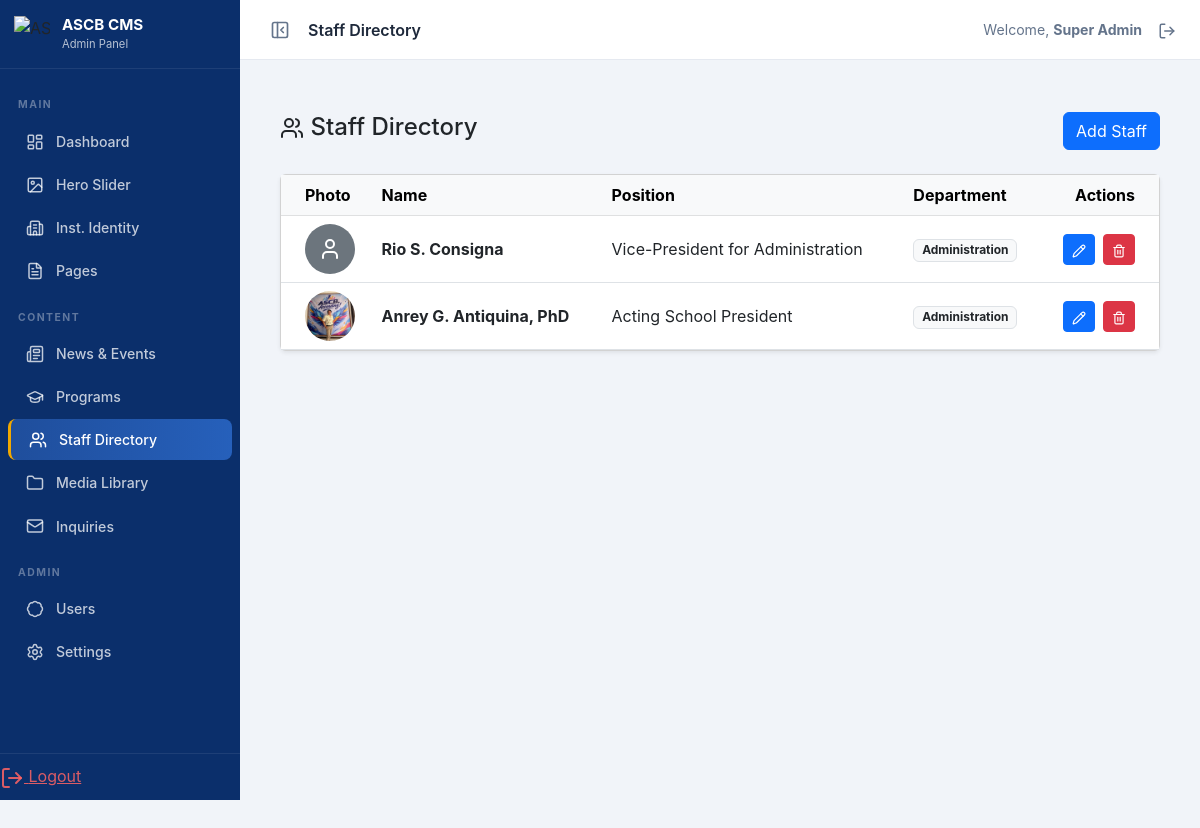
Page /admin/modules/staff/index.php (signed in) on the committed database.
### tables this page shows
CREATE TABLE `staff_directory` (
  `id` int(11) NOT NULL,
  `name` varchar(100) NOT NULL,
  `position` varchar(100) NOT NULL,
  `department` varchar(100) DEFAULT NULL,
  `photo` varchar(255) DEFAULT NULL,
  `sort_order` int(11) DEFAULT 0,
  `created_at` timestamp NOT NULL DEFAULT current_timestamp()
);

### app/core/Database.php (called while the page is built, shortened)
<?php
class Database {
    private $host = DB_HOST;
    private $user = DB_USER;
    private $pass = DB_PASS;
    private $dbname = DB_NAME;
    private $dbh;
    private $stmt;
    private static $instance = null;
    private function __construct() {
        $dsn = 'mysql:host=' . $this->host . ';dbname=' . $this->dbname;
        $options = array(
            PDO::ATTR_PERSISTENT => false,
            PDO::ATTR_ERRMODE => PDO::ERRMODE_EXCEPTION,
            PDO::ATTR_DEFAULT_FETCH_MODE => PDO::FETCH_OBJ
        );
        try {
            $this->dbh = new PDO($dsn, $this->user, $this->pass, $options);
        } catch(PDOException $e) {
            $this->error = $e->getMessage();
            echo "Database Connection Error: " . $this->error;
        }
    }
    public static function getInstance() {
        if (self::$instance == null) {
            self::$instance = new Database();
        }
        return self::$instance;
    }
    public function query($sql) {
        $this->stmt = $this->dbh->prepare($sql);
    }
    public function execute() {
        return $this->stmt->execute();
    }
    public function resultSet() {
        $this->execute();
        return $this->stmt->fetchAll();
    }
}

### public_html/admin/modules/staff/index.php (the view, shortened to what this page needs)
<?php
require_once '../../../../app/core/Database.php';
$db = Database::getInstance();
$db->query('SELECT * FROM staff_directory ORDER BY id DESC');
$staff = $db->resultSet();
?>
<?php
require_once __DIR__ . '/../../partials/header.php';
require_once __DIR__ . '/../../partials/sidebar.php';
?>
<main class="main-content" id="mainContent">
<div class="container-fluid py-4">
    <div class="d-flex justify-content-between align-items-center mb-4">
        <h4><i data-lucide="users"></i> Staff Directory</h4>
        <div>
            <button class="btn btn-primary" data-bs-toggle="modal" data-bs-target="#addStaffModal">Add Staff</button>
        </div>
    </div>
    <div class="card shadow-sm">
        <div class="card-body p-0">
            <table class="table table-hover mb-0 align-middle">
                <thead class="table-light">
                    <tr>
                        <th class="ps-4">Photo</th>
                        <th>Name</th>
                        <th>Position</th>
                        <th>Department</th>
                        <th class="text-end pe-4">Actions</th>
                    </tr>
                </thead>
                <tbody>
                    <?php foreach($staff as $person): ?>
                    <tr>
                        <td class="ps-4">
                            <?php if($person->photo): ?>
                                <img src="<?php echo URLROOT; ?>/<?php echo htmlspecialchars($person->photo); ?>" class="staff-avatar">
                            <?php else: ?>
                                <div class="bg-secondary text-white rounded-circle d-flex align-items-center justify-content-center staff-avatar">
                                    <i data-lucide="user"></i>
                                </div>
                            <?php endif; ?>
                        </td>
                        <td><strong><?php echo htmlspecialchars($person->name); ?></strong></td>
                        <td><?php echo htmlspecialchars($person->position); ?></td>
                        <td><span class="badge bg-light text-dark border"><?php echo htmlspecialchars($person->department); ?></span></td>
                        <td class="text-end pe-4">
                            <button class="btn btn-sm btn-primary me-1" onclick='editStaff(<?php echo json_encode($person); ?>)'>
                                <i data-lucide="pencil" style="width:14px;height:14px;"></i>
                            </button>
                            <form action="" method="POST" class="d-inline" onsubmit="return confirm('Delete this record?');">
                                <button type="submit" class="btn btn-sm btn-danger"><i data-lucide="trash-2" style="width:14px;height:14px;"></i></button>
                            </form>
                        </td>
                    </tr>
                    <?php endforeach; ?>
                </tbody>
            </table>
        </div>
    </div>
</div>
</main>
<?php require_once __DIR__ . '/../../partials/footer.php'; ?>

### public_html/admin/partials/header.php (style rules this page uses)
:root { --sidebar-width: 240px; --sidebar-collapsed-width: 64px; --sidebar-bg: #0B2F6B; --sidebar-hover: #1F4E9C; --topbar-height: 60px; --gold: #F2A900; --transition: 0.28s cubic-bezier(.4,0,.2,1); }
* { box-sizing: border-box; }
body { font-family: 'Inter', sans-serif; background: #f1f4f9; margin: 0; }
.main-content { margin-left: var(--sidebar-width); margin-top: var(--topbar-height); padding: 28px; transition: margin-left var(--transition); min-height: 100vh; }

### public_html/admin/modules/staff/index.php (style rules this page uses)
.staff-avatar { width: 50px; height: 50px; object-fit: cover; border-radius: 50%; }

### rows in the picture
staff_directory: name "Rio S. Consigna", position "Vice-President for Administration", department "Administration"
staff_directory: photo (picture), name "Anrey G. Antiquina, PhD", position "Acting School President", department "Administration"

### other values in the picture
$page_title "Staff Directory"
$_SESSION['admin_full_name'] "Super Admin"
